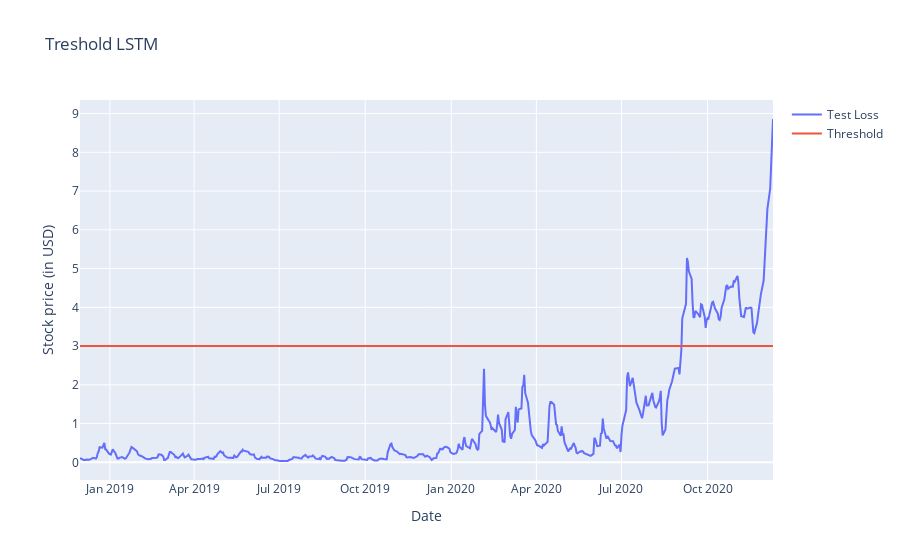

Notebook cell for this chart:
### Code cell
fig = go.Figure()
fig.add_trace(go.Scatter(x=test[time_steps:].Date, y=test_score_df.loss,
                    mode='lines',
                    name='Test Loss'))
fig.add_trace(go.Scatter(x=test[time_steps:].Date, y=test_score_df.threshold,
                    mode='lines',
                    name='Threshold'))
fig.update_layout(showlegend=True)

fig.update_xaxes(title_text='Date')
fig.update_yaxes(title_text='Stock price (in USD)')

fig.update_layout(title_text="Treshold LSTM")



fig.show()

### Figure 1 — Plotly figure (JSON) as saved in the notebook; plotly's stock layout.template omitted (floating-point values rounded to 4 significant figures; data arrays with more than 128 entries replaced by an {"elided": "..."} marker saying what was removed)
{"data": [{"mode": "lines", "name": "Test Loss", "type": "scatter", "x": {"elided": "511 str values"}, "y": {"elided": "511 float values"}}, {"mode": "lines", "name": "Threshold", "type": "scatter", "x": {"elided": "511 str values"}, "y": {"elided": "511 int values"}}], "layout": {"showlegend": true, "title": {"text": "Treshold LSTM"}, "xaxis": {"title": {"text": "Date"}}, "yaxis": {"title": {"text": "Stock price (in USD)"}}}}
